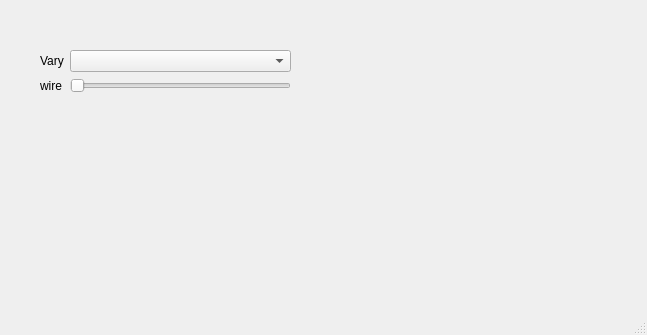
<?xml version="1.0" encoding="UTF-8"?>
<ui version="4.0">
 <class>MainWindow</class>
 <widget class="QMainWindow" name="MainWindow">
  <property name="geometry">
   <rect>
    <x>0</x>
    <y>0</y>
    <width>647</width>
    <height>335</height>
   </rect>
  </property>
  <property name="windowTitle">
   <string>MainWindow</string>
  </property>
  <widget class="QWidget" name="centralwidget">
   <widget class="QWidget" name="formLayoutWidget">
    <property name="geometry">
     <rect>
      <x>40</x>
      <y>50</y>
      <width>251</width>
      <height>221</height>
     </rect>
    </property>
    <layout class="QFormLayout" name="formLayout">
     <item row="0" column="0">
      <widget class="QLabel" name="label">
       <property name="text">
        <string>Vary</string>
       </property>
      </widget>
     </item>
     <item row="0" column="1">
      <widget class="QComboBox" name="comboBox"/>
     </item>
     <item row="1" column="0">
      <widget class="QLabel" name="label_2">
       <property name="text">
        <string>wire</string>
       </property>
      </widget>
     </item>
     <item row="1" column="1">
      <widget class="QSlider" name="horizontalSlider">
       <property name="orientation">
        <enum>Qt::Horizontal</enum>
       </property>
      </widget>
     </item>
    </layout>
   </widget>
   <widget class="QWidget" name="widget" native="true">
    <property name="geometry">
     <rect>
      <x>320</x>
      <y>59</y>
      <width>271</width>
      <height>211</height>
     </rect>
    </property>
   </widget>
  </widget>
  <widget class="QStatusBar" name="statusbar"/>
 </widget>
 <resources/>
 <connections/>
</ui>
